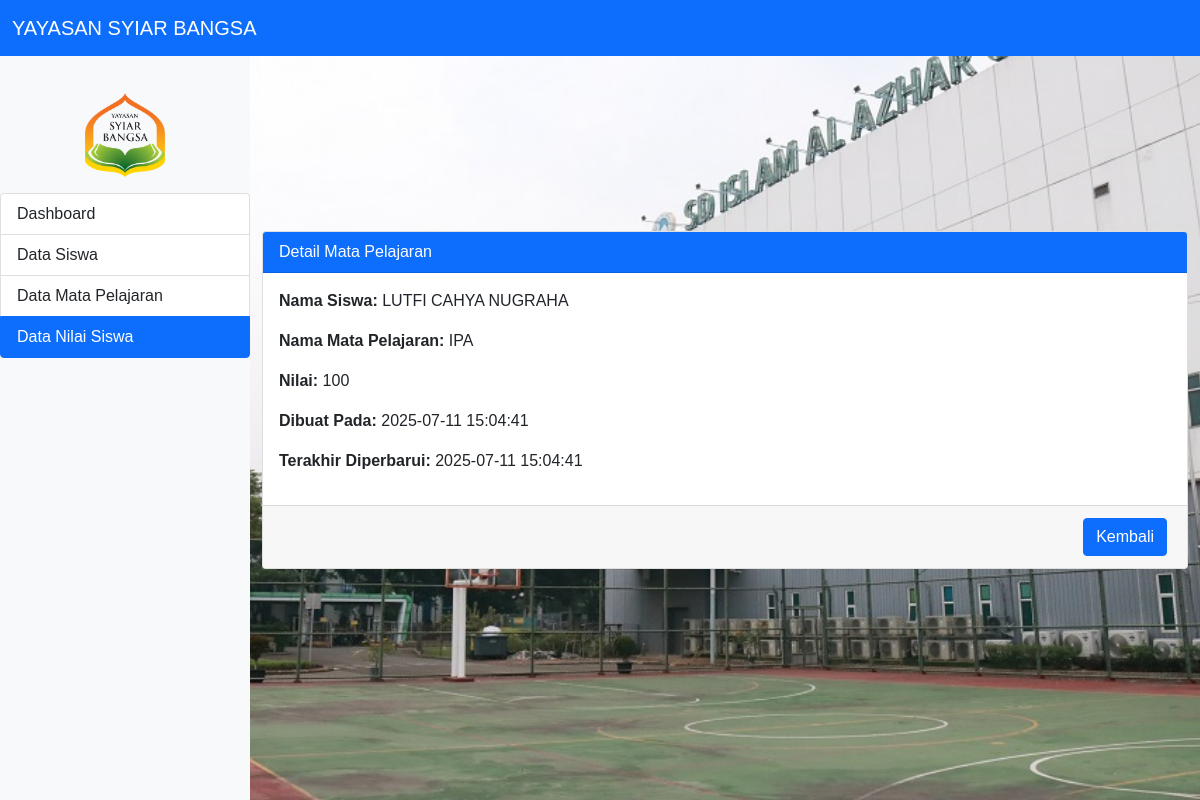
The app's page /view/pages/nilai/detailnilai.php?id=8 (signed in) with its own data.
### tables this page shows
CREATE TABLE `nilai` (
  `id_nilai` int(11) NOT NULL,
  `id_siswa` int(11) NOT NULL,
  `id_matpel` int(11) NOT NULL,
  `nilai` varchar(3) NOT NULL,
  `created_at` timestamp NOT NULL DEFAULT CURRENT_TIMESTAMP,
  `updated_at` timestamp NOT NULL DEFAULT CURRENT_TIMESTAMP ON UPDATE CURRENT_TIMESTAMP
);

CREATE TABLE `siswa` (
  `id_siswa` int(11) NOT NULL,
  `nama` varchar(255) NOT NULL,
  `kelas` varchar(50) NOT NULL,
  `tanggal_lahir` date NOT NULL,
  `created_at` timestamp NOT NULL DEFAULT CURRENT_TIMESTAMP,
  `updated_at` timestamp NOT NULL DEFAULT CURRENT_TIMESTAMP ON UPDATE CURRENT_TIMESTAMP
);

CREATE TABLE `mata_pelajaran` (
  `id_matpel` int(11) NOT NULL,
  `nama_matpel` varchar(50) NOT NULL,
  `created_at` timestamp NOT NULL DEFAULT CURRENT_TIMESTAMP,
  `updated_at` timestamp NOT NULL DEFAULT CURRENT_TIMESTAMP ON UPDATE CURRENT_TIMESTAMP
);

### functions.php (called while the page is built, shortened)
<?php
function connectDB() {
    $host = "localhost";
    $user = "root";
    $pass = "root";
    $dbname = "mysiswa";
    $conn = new mysqli($host, $user, $pass, $dbname);
    return $conn;
}
?>

### view/pages/nilai/detailnilai.php (the view, shortened to what this page needs)
<?php
include '../../../functions.php';
class Nilai {
    private $conn;
    public function __construct() {
        $this->conn = connectDB();
    }
    public function getNilaiDetail($id_nilai) {
        $stmt = $this->conn->prepare("
            SELECT nilai.id_nilai, nilai.id_siswa, nilai.id_matpel, nilai.nilai, siswa.nama, mata_pelajaran.nama_matpel, nilai.created_at, nilai.updated_at
            FROM nilai
            INNER JOIN siswa ON nilai.id_siswa = siswa.id_siswa
            INNER JOIN mata_pelajaran ON nilai.id_matpel = mata_pelajaran.id_matpel
            WHERE id_nilai = ?
        ");
        $stmt->bind_param("i", $id_nilai);
        $stmt->execute();
        $result = $stmt->get_result();
        $nilaiData = $result->fetch_assoc();
        return $nilaiData;
    }
}
$id_nilai = intval($_GET['id']);
$nilaiObj = new Nilai();
$nilaiData = $nilaiObj->getNilaiDetail($id_nilai);
?>
<!DOCTYPE html>
<html lang="en">
<head>
    <link rel="stylesheet" href="../../../assets/css/style.css">
    <link href="https://cdn.jsdelivr.net/npm/bootstrap@5.0.2/dist/css/bootstrap.min.css" rel="stylesheet">
</head>
<body>
    <nav class="navbar navbar-expand-lg navbar-dark bg-primary fixed-top">
        <div class="container-fluid">
            <a href="/view/pages/dashboard.php" class="navbar-brand">YAYASAN SYIAR BANGSA</a>
        </div>
    </nav>
    <div class="wrapper">
        <nav id="sidebar" class="bg-light sidebar">
            <div class="text-center py-3">
                <img src="../../../assets/images/favicon.png" alt="Logo" class="img-fluid" style="max-width: 80px;">
            </div>
            <div class="list-group">
                <a href="/view/pages/dashboard.php" class="list-group-item list-group-item-action">Dashboard</a>
                <a href="/view/pages/siswa/mysiswa.php" class="list-group-item list-group-item-action">Data Siswa</a>
                <a href="/view/pages/matapelajaran/mymatapelajaran.php" class="list-group-item list-group-item-action">Data Mata Pelajaran</a>
                <a href="/view/pages/nilai/mynilai.php" class="list-group-item list-group-item-action active">Data Nilai Siswa</a>
            </div>
        </nav>
        <div id="content">
            <div class="overlay"></div>
            <div class="container">
                <div class="row">
                    <div class="col-12 col-xl-12 mb-4 mb-lg-0">
                        <div class="card">
                            <div class="card-header bg-primary text-white">Detail Mata Pelajaran</div>
                            <div class="card-body">
                                <p><strong>Nama Siswa:</strong> <?= htmlspecialchars($nilaiData['nama']) ?></p>
                                <p><strong>Nama Mata Pelajaran:</strong> <?= htmlspecialchars($nilaiData['nama_matpel']) ?></p>
                                <p><strong>Nilai:</strong> <?= htmlspecialchars($nilaiData['nilai']) ?></p>
                                <p><strong>Dibuat Pada:</strong> <?= htmlspecialchars($nilaiData['created_at']) ?></p>
                                <p><strong>Terakhir Diperbarui:</strong> <?= htmlspecialchars($nilaiData['updated_at']) ?></p>
                            </div>
                            <div class="card-footer d-flex justify-content-end">
                                <a href="mynilai.php" class="btn btn-primary m-1">Kembali</a>
                            </div>
                        </div>
                    </div>
                </div>
            </div>
        </div>
    </div>
</body>
</html>

### assets/css/style.css (style rules this page uses)
* { margin: 0; padding: 0; box-sizing: border-box; font-family: 'poppins', sans-serif; }
.wrapper { display: flex; height: 100vh; width: 100%; }
#sidebar { width: 250px; top: 56px; height: 100vh; background: rgba(0, 0, 0, 0.8); color: white; padding-top: 20px; position: fixed; }
#content { margin-left: 250px; flex-grow: 1; display: flex; justify-content: center; align-items: center; position: relative; background: url('../images/background.png') no-repeat center center/cover; height: 100vh; }
#content .overlay { position: absolute; width: 100%; height: 100%; }
.container { position: relative; z-index: 1; }

### records on screen
nilai: id_siswa.nama "LUTFI CAHYA NUGRAHA", id_matpel.nama_matpel "IPA", nilai "100", created_at "2025-07-11 15:04:41", updated_at "2025-07-11 15:04:41"
